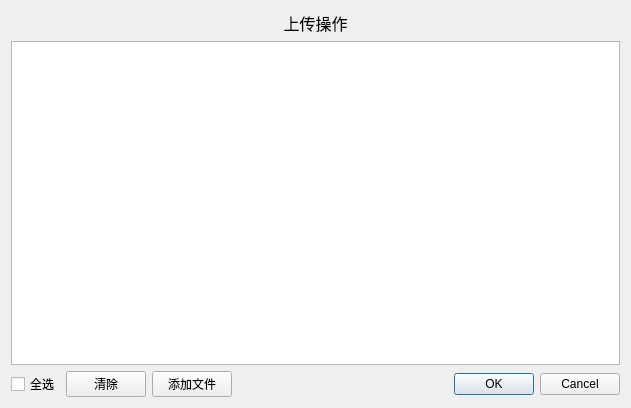
<?xml version="1.0" encoding="UTF-8"?>
<ui version="4.0">
 <class>UploadWidget</class>
 <widget class="QWidget" name="UploadWidget">
  <property name="windowModality">
   <enum>Qt::NonModal</enum>
  </property>
  <property name="geometry">
   <rect>
    <x>0</x>
    <y>0</y>
    <width>631</width>
    <height>408</height>
   </rect>
  </property>
  <property name="windowTitle">
   <string>上传操作</string>
  </property>
  <property name="windowIcon">
   <iconset>
    <normalon>:/Image/upload.png</normalon>
   </iconset>
  </property>
  <layout class="QGridLayout" name="gridLayout">
   <item row="0" column="0">
    <layout class="QVBoxLayout" name="verticalLayout">
     <item>
      <widget class="QLabel" name="label">
       <property name="enabled">
        <bool>true</bool>
       </property>
       <property name="font">
        <font>
         <pointsize>12</pointsize>
        </font>
       </property>
       <property name="text">
        <string>上传操作</string>
       </property>
       <property name="alignment">
        <set>Qt::AlignCenter</set>
       </property>
      </widget>
     </item>
     <item>
      <widget class="QListWidget" name="listWidget">
       <property name="sizePolicy">
        <sizepolicy hsizetype="Expanding" vsizetype="Expanding">
         <horstretch>0</horstretch>
         <verstretch>0</verstretch>
        </sizepolicy>
       </property>
      </widget>
     </item>
     <item>
      <layout class="QHBoxLayout" name="horizontalLayout">
       <item>
        <widget class="QCheckBox" name="checkBox">
         <property name="text">
          <string>全选</string>
         </property>
        </widget>
       </item>
       <item>
        <widget class="QPushButton" name="pushButton_2">
         <property name="text">
          <string>清除</string>
         </property>
        </widget>
       </item>
       <item>
        <widget class="QPushButton" name="pushButton">
         <property name="text">
          <string>添加文件</string>
         </property>
        </widget>
       </item>
       <item>
        <spacer name="horizontalSpacer">
         <property name="orientation">
          <enum>Qt::Horizontal</enum>
         </property>
         <property name="sizeHint" stdset="0">
          <size>
           <width>40</width>
           <height>20</height>
          </size>
         </property>
        </spacer>
       </item>
       <item>
        <widget class="QDialogButtonBox" name="buttonBox">
         <property name="standardButtons">
          <set>QDialogButtonBox::Cancel|QDialogButtonBox::Ok</set>
         </property>
        </widget>
       </item>
      </layout>
     </item>
    </layout>
   </item>
  </layout>
 </widget>
 <tabstops>
  <tabstop>listWidget</tabstop>
  <tabstop>pushButton_2</tabstop>
  <tabstop>pushButton</tabstop>
 </tabstops>
 <resources/>
 <connections/>
</ui>
